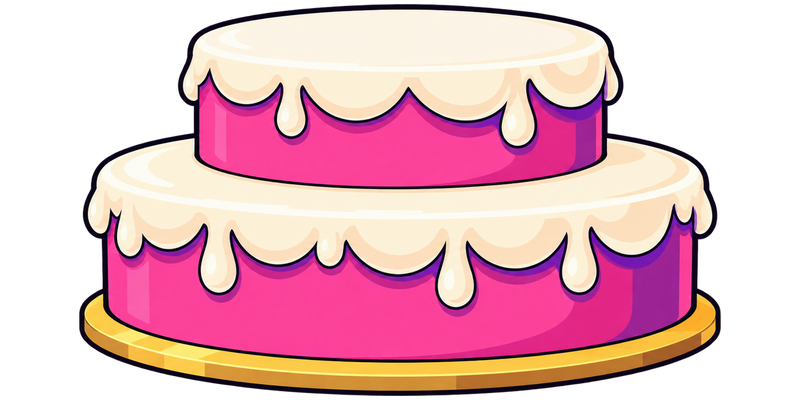
#> input picture game-art/soundlab/props/cake-4x.png, 800 x 400 px, given in place of title.png, which was not available
$ python prepare_static_gallery.py
#> lines starting #> are read from the running program, lines starting #| are printed output that depends on the picture; pictures that were not available may be replaced by others from this repository, and a replacement may not be noted
"""Build only the compact Round 4 review gallery; never edit an asset PNG."""
from pathlib import Path
from PIL import Image, ImageDraw, ImageFont

HERE=Path(__file__).resolve().parent
BG='#0A0716'; CYAN='#35F0DC'; GOLD='#FFC94A'; INK='#C9C0E1'; DIM='#A18AB8'
canvas=Image.new('RGB',(1200,1500),BG)
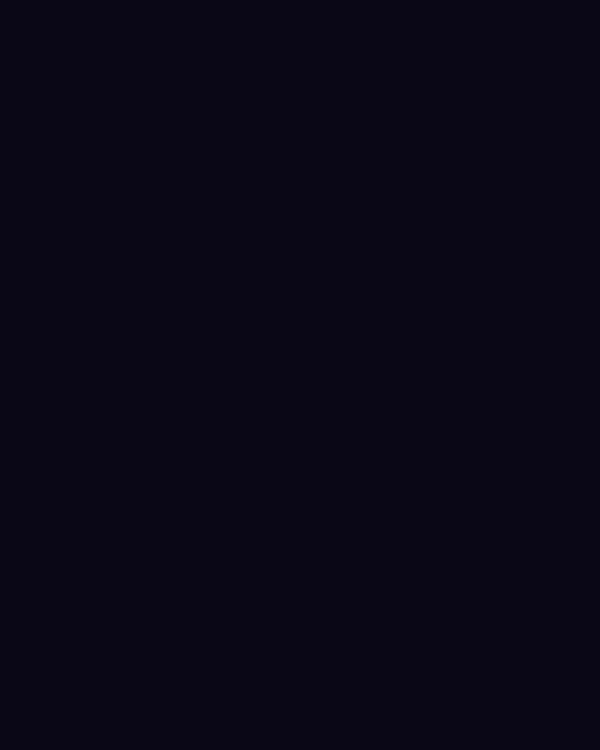
#> canvas: PIL image 1200x1500 RGB (shown at 1/2 size); mean R, G, B 10, 7, 22
draw=ImageDraw.Draw(canvas)
font_path='C:/Windows/Fonts/arial.ttf'
font=ImageFont.truetype(font_path,16)
small=ImageFont.truetype(font_path,12)
large=ImageFont.truetype(font_path,25)
section=ImageFont.truetype(font_path,19)

def label(x,y,text,colour=INK,f=font):
    draw.text((x,y),text,font=f,fill=colour)

def sprite(name,x,y,scale=1):
    im=Image.open(HERE/f'{name}.png').convert('RGBA')
    if scale!=1:
        im=im.resize((round(im.width*scale),round(im.height*scale)),Image.Resampling.NEAREST)
    canvas.paste(im,(x,y),im)
    return im

def line(y):
    draw.line((28,y,1172,y),fill='#29203E',width=1)

label(28,20,'NABO SOUND LAB / ROUND 4',CYAN,large)
label(28,55,'38 static assets | transparent PNG | target sizes and pixel enlargements',DIM)

sprite('title',28,88,2)
#> in sprite, im is the input picture: PIL image 800x400 RGBA; mean R, G, B, A 139.8, 91.9, 102.2, 161.1
#> in sprite, `canvas.paste(im,(x,y),im)`:
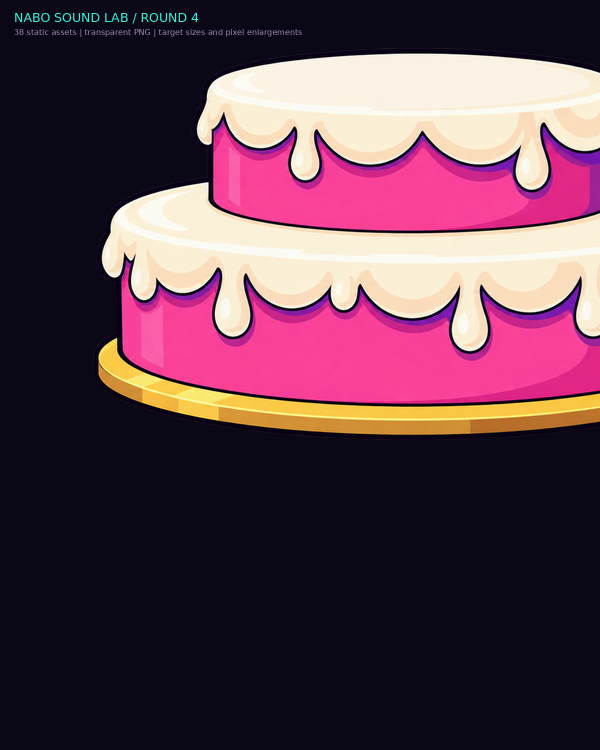
#> canvas: PIL image 1200x1500 RGB (shown at 1/2 size); mean R, G, B 92, 60.9, 76.4
label(28,202,'title / 200 x 56 / 2x',GOLD,small)
sprite('title',516,108)
#> call 2 of sprite, with name = 'title', x = 516, y = 108, scale = 1
#> in sprite (call 2), `canvas.paste(im,(x,y),im)`:
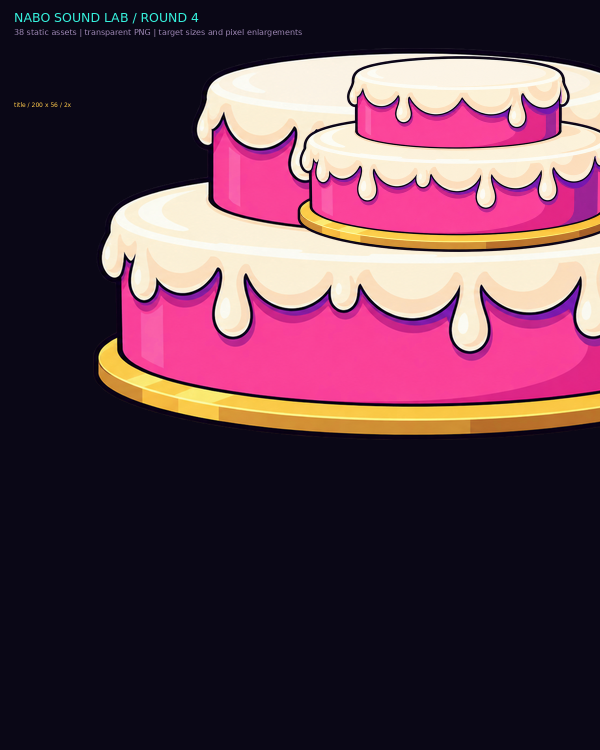
#> canvas: PIL image 1200x1500 RGB (shown at 1/2 size); mean R, G, B 90.9, 59.6, 74.3
label(516,174,'title / native',GOLD,small)
sprite('head-24',858,86,4)
#> call 3 of sprite, with name = 'head-24', x = 858, y = 86, scale = 4
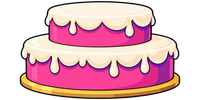
#> input picture game-art/soundlab/props/cake.png, 200 x 100 px, given in place of head-24.png, which was not available
#> in sprite, im is the input picture: PIL image 200x100 RGBA; mean R, G, B, A 139.5, 92.2, 102.4, 161.2
#> in sprite (call 3), `im=im.resize((round(im.width*scale),round(im.height*scale)),Image.Resa..`:
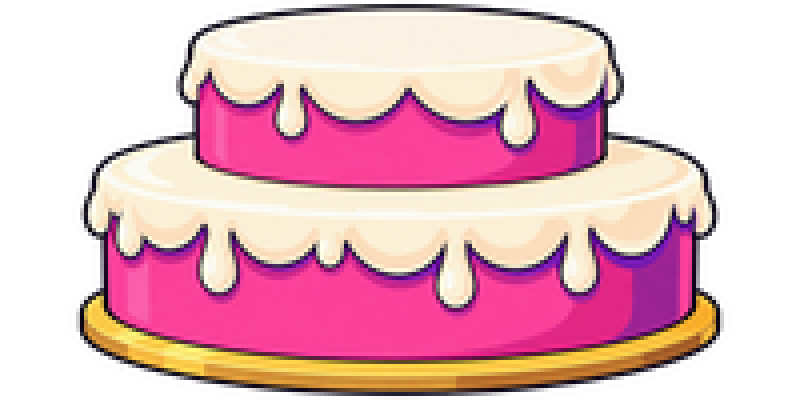
#> im: PIL image 800x400 RGBA; mean R, G, B, A 139.5, 92.2, 102.4, 161.2; transparent parts drawn white
#> in sprite (call 3), `canvas.paste(im,(x,y),im)`:
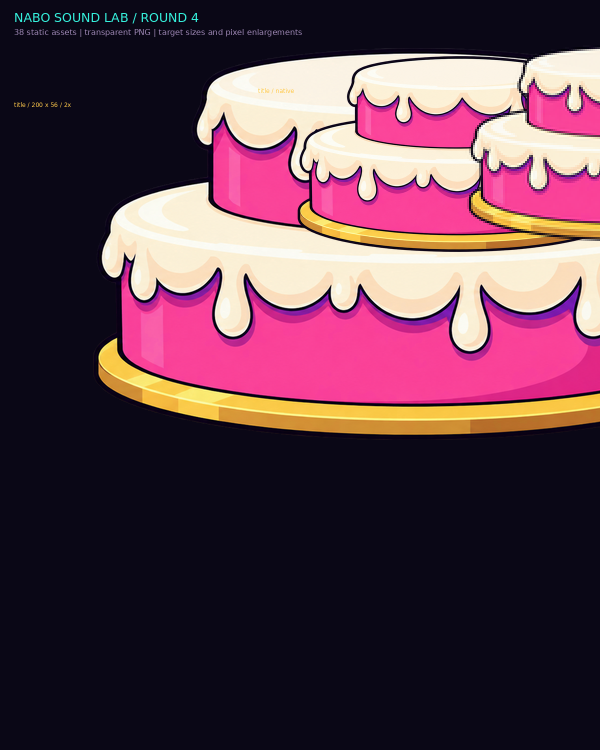
#> canvas: PIL image 1200x1500 RGB (shown at 1/2 size); mean R, G, B 91.4, 59.9, 74.2
sprite('head-24',1000,123)
label(850,202,'head-24 / 4x + native',GOLD,small)
line(232)

label(28,248,'MENU GROUPS + TOOL ICONS',CYAN,section)
icons=['group-play','group-see','group-practice']+['icon-'+n for n in ['echo','shout','candle','rope','range','spectrum','waterfall','scope','chord','db','tuner','guitar','beat','pitch','settings']]
for i,name in enumerate(icons):
    x=28+(i%9)*128
    y=288+(i//9)*120
    label(x,y,name,GOLD,small)
    sprite(name,x+5,y+44)
    sprite(name,x+40,y+28,4)
#> in sprite (call 6), `canvas.paste(im,(x,y),im)`:
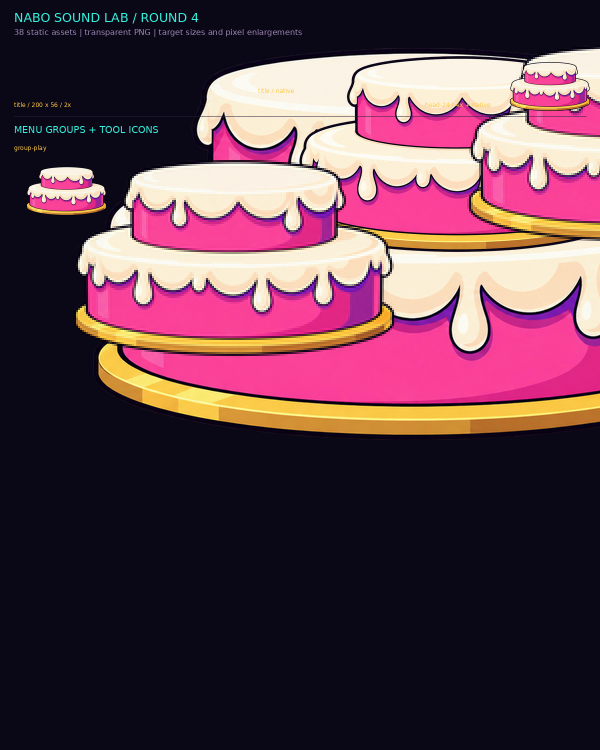
#> canvas: PIL image 1200x1500 RGB (shown at 1/2 size); mean R, G, B 94.2, 61.8, 75.4
#> (the run stopped early here; a loop or call above may not have finished)
